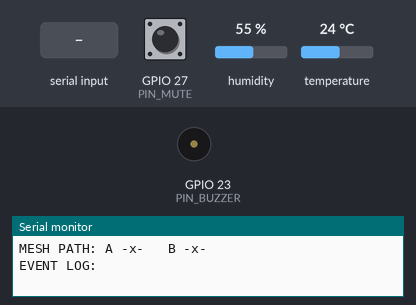
Bench run of a sketch on a simulated ESP32. On the bench: buzzer (waves = sounding, pin HIGH), the last lines printed to the serial monitor. The test bench sets the inputs (shaded band); at power-on: GPIO 27 (PIN_MUTE) HIGH, humidity 55 %, temperature 24 °C.

Above: at 1.2 s.
1.3 s: "k" received over Serial
At 10.35 s:
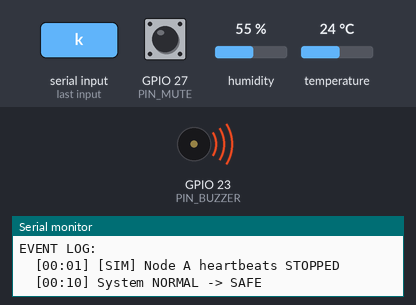
11.2 s: GPIO 27 (PIN_MUTE) pulled LOW for 0.15 s
13.5 s: "K" received over Serial
Timing chart, 0 to 16.5 s (numbered marks = the images above; inputs shaded):
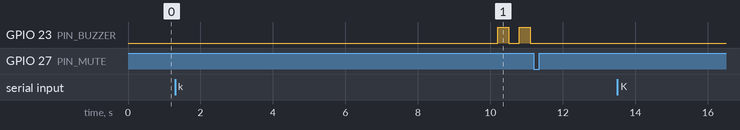

Measured:
- after the input at 11.2 s, GPIO 23 (PIN_BUZZER): stops changing and stays LOW

The sketch:

node_c.ino
```cpp
// Node C: Gateway and monitor
// Sensor:  DHT11 temperature and humidity (GPIO 4, 3.3 V)
// Outputs: buzzer (GPIO 23) and the serial dashboard over USB
// Input:   mute button (GPIO 27, to GND)
// Mesh:    ESP-NOW flood with TTL, JSON heartbeat every 2 s
// Libraries: ArduinoJson (v7), "DHT sensor library" and "Adafruit Unified Sensor" (Adafruit)
//
// Fail-safe: the buzzer alarms by itself when Node A or B is lost or reports SAFE.
// It does not wait for any command. The mute button silences it until the
// system returns to NORMAL.

#include <WiFi.h>
#include <esp_now.h>
#include <esp_wifi.h>
#include <ArduinoJson.h>
#include <DHT.h>

const char MY_ID = 'C';
const uint8_t WIFI_CHANNEL = 1;        // placeholder, must match every node
const uint8_t TTL_START = 2;
const uint32_t HEARTBEAT_MS = 2000;
const uint32_t LATE_MS = 4000;
const uint32_t LOST_MS = 6000;
const uint32_t STARTUP_GRACE_MS = 10000;
const uint32_t SENSE_MS = 2000;        // DHT11 needs at least 1 s between reads
const uint32_t PRINT_MS = 1000;

// Pins
const int PIN_DHT = 4;                 // DHT11 data pin (bare 4-pin part: 10k pull-up to 3.3 V)
const int PIN_BUZZER = 23;
const int PIN_MUTE = 27;

const bool BUZZER_ACTIVE = true;       // false for a passive buzzer
DHT dht(PIN_DHT, DHT11);

// true: A and C ignore each other's direct frames, so A <-> C goes through B.
// Set the same on Node A. Needed to demonstrate multi-hop on one desk.
const bool FORCE_LINE = true;

// TEST MODE: Node C also pretends to be Node A, so B and C can be tested without
// the real Node A. Set to false when the real Node A is on the mesh.
// Serial monitor command: type k to stop or resume the fake Node A heartbeats.
const bool SIM_NODE_A = true;

const char* ZONES[3] = {"Source", "Distribution", "Gateway"};
const uint8_t BCAST[6] = {0xFF, 0xFF, 0xFF, 0xFF, 0xFF, 0xFF};

enum State { NORMAL, DEGRADED, SAFE };
const char* STATE_NAMES[] = {"NORMAL", "DEGRADED", "SAFE"};

struct Peer {
  bool everHeard = false;
  bool lost = false;
  bool leak = false;
  uint32_t lastHeard = 0;
  uint32_t lastSeq = 0;
  uint32_t lastUp = 0;
  int level = -1;
  char via = '?';
  char st[10] = "?";
  char pump[4] = "-";
  char valve[7] = "-";
};
Peer peers[3];  // 0 = A, 1 = B, 2 = C (self)

struct RxMsg {
  uint8_t data[200];
  int len;
};
QueueHandle_t rxQueue;

const int LOG_N = 6;
char logBuf[LOG_N][64];
int logCount = 0;

State sysState = NORMAL;
bool zoneSource = false, zoneDist = false;
bool muted = false;
float tempC = NAN, humPct = NAN;
int dhtFails = 0;
uint32_t mySeq = 0;
uint32_t lastBeat = 0, lastPrint = 0, lastSense = 0;

int idx(char c) { return c - 'A'; }

void copyStr(char* dst, size_t n, const char* src) {
  strncpy(dst, src, n - 1);
  dst[n - 1] = 0;
}

// Event log is a ring buffer shown on every dashboard refresh.
void logEvent(const char* text) {
  uint32_t s = millis() / 1000;
  snprintf(logBuf[logCount % LOG_N], sizeof(logBuf[0]), "[%02u:%02u] %s",
           (unsigned)(s / 60), (unsigned)(s % 60), text);
  logCount++;
}

// ---------- Sensor ----------
void readSensor() {
  float t = dht.readTemperature();
  float h = dht.readHumidity();
  if (isnan(t) || isnan(h)) {
    if (dhtFails < 100) dhtFails++;
    if (dhtFails == 3) logEvent("DHT11 read failing, check wiring");
    return;  // keep the last good values
  }
  if (dhtFails >= 3) logEvent("DHT11 reading again");
  dhtFails = 0;
  tempC = t;
  humPct = h;
}

// ---------- Mesh ----------
void sendDoc(JsonDocument& doc) {
  char buf[200];
  size_t n = serializeJson(doc, buf, sizeof(buf));
  esp_now_send(BCAST, (uint8_t*)buf, n);
}

void sendHeartbeat() {
  char idStr[2] = {MY_ID, 0};
  JsonDocument doc;
  doc["id"] = idStr;
  doc["zone"] = ZONES[idx(MY_ID)];
  doc["seq"] = ++mySeq;
  doc["up"] = millis() / 1000;
  doc["ttl"] = TTL_START;
  doc["via"] = idStr;
  if (!isnan(tempC)) {
    doc["temp"] = (int)round(tempC);
    doc["hum"] = (int)round(humPct);
  }
  doc["st"] = STATE_NAMES[sysState];
  sendDoc(doc);
}

#if defined(ESP_ARDUINO_VERSION_MAJOR) && ESP_ARDUINO_VERSION_MAJOR >= 3
void onRecv(const esp_now_recv_info_t* info, const uint8_t* data, int len) {
#else
void onRecv(const uint8_t* mac, const uint8_t* data, int len) {
#endif
  if (len <= 0 || len > 200) return;
  RxMsg m;
  memcpy(m.data, data, len);
  m.len = len;
  xQueueSend(rxQueue, &m, 0);
}

bool peerAlive(int i) {
  return peers[i].everHeard && (millis() - peers[i].lastHeard) < LOST_MS;
}

bool peerLate(int i) {
  return peerAlive(i) && (millis() - peers[i].lastHeard) > LATE_MS;
}

void handleMsg(const RxMsg& m) {
  JsonDocument doc;
  if (deserializeJson(doc, (const char*)m.data, m.len)) return;

  const char* idc = doc["id"] | "?";
  char origin = idc[0];
  if (origin < 'A' || origin > 'C' || origin == MY_ID) return;

  const char* viac = doc["via"] | "?";
  char via = viac[0];
  if (FORCE_LINE && origin == 'A' && via == 'A') return;  // pretend A is out of range

  uint32_t seq = doc["seq"] | 0;
  uint32_t up = doc["up"] | 0;
  Peer& p = peers[idx(origin)];

  bool firstTime = !p.everHeard;
  bool rebooted = !firstTime && up < p.lastUp;
  if (!firstTime && !rebooted && seq <= p.lastSeq) return;  // duplicate or old

  const char* st = doc["st"] | "?";
  bool leakNow = (doc["leak"] | 0) != 0;
  char msg[64];

  if (firstTime) {
    snprintf(msg, sizeof(msg), "Node %c joined, reached via %c", origin, via);
    logEvent(msg);
  } else {
    if (p.lost) {
      snprintf(msg, sizeof(msg), "Node %c back, zone %s", origin, ZONES[idx(origin)]);
      logEvent(msg);
    }
    if (strcmp(p.st, st) != 0) {
      snprintf(msg, sizeof(msg), "Node %c reports %s", origin, st);
      logEvent(msg);
    }
    if (leakNow != p.leak) {
      snprintf(msg, sizeof(msg), leakNow ? "Leak reported, zone %s flagged" : "Leak cleared in zone %s",
               ZONES[idx(origin)]);
      logEvent(msg);
    }
  }

  p.everHeard = true;
  p.lost = false;
  p.leak = leakNow;
  p.lastHeard = millis();
  p.lastSeq = seq;
  p.lastUp = up;
  p.level = doc["lvl"] | -1;
  p.via = via;
  copyStr(p.st, sizeof(p.st), st);
  copyStr(p.pump, sizeof(p.pump), doc["pump"] | "-");
  copyStr(p.valve, sizeof(p.valve), doc["valve"] | "-");

  int ttl = doc["ttl"] | 0;
  if (ttl > 0) {
    char meStr[2] = {MY_ID, 0};
    doc["ttl"] = ttl - 1;
    doc["via"] = meStr;
    sendDoc(doc);
  }
}

void checkTimeouts() {
  for (int i = 0; i < 2; i++) {  // only A and B
    Peer& p = peers[i];
    if (p.everHeard && !p.lost && millis() - p.lastHeard > LOST_MS) {
      p.lost = true;
      char msg[56];
      snprintf(msg, sizeof(msg), "Node %c LOST, zone %s flagged", 'A' + i, ZONES[i]);
      logEvent(msg);
    }
  }
}

// ---------- Test mode: fake Node A ----------
bool simAStopped = false;
bool simPump = false;
uint32_t simSeqA = 0;
uint32_t lastSimBeat = 0;

// Sends a real JSON heartbeat as Node A. Node B hears it and forwards it, so C
// receives it back through B, which also shows the multi-hop path.
void simNodeA() {
  if (!SIM_NODE_A || simAStopped) return;
  if (millis() - lastSimBeat < HEARTBEAT_MS) return;
  lastSimBeat = millis();

  // Mirrors Node A's pump rule: follow Node B's tank level with hysteresis.
  int bl = peers[1].level;
  if (!peerAlive(1)) simPump = false;
  else if (bl >= 80) simPump = false;
  else if (bl >= 0 && bl < 30) simPump = true;

  JsonDocument doc;
  doc["id"] = "A";
  doc["zone"] = ZONES[0];
  doc["seq"] = ++simSeqA;
  doc["up"] = millis() / 1000;
  doc["ttl"] = TTL_START;
  doc["via"] = "A";
  doc["lvl"] = 70;
  doc["pump"] = simPump ? "ON" : "OFF";
  doc["st"] = peerAlive(1) ? "NORMAL" : "SAFE";
  sendDoc(doc);
}

void checkSimCommands() {
  while (Serial.available()) {
    char c = Serial.read();
    if (SIM_NODE_A && (c == 'k' || c == 'K')) {
      simAStopped = !simAStopped;
      logEvent(simAStopped ? "[SIM] Node A heartbeats STOPPED" : "[SIM] Node A heartbeats RESUMED");
    }
  }
}

// ---------- System state ----------
bool missing(int i) {
  return !peerAlive(i) && (peers[i].everHeard || millis() > STARTUP_GRACE_MS);
}

bool reports(int i, const char* s) {
  return peers[i].everHeard && strcmp(peers[i].st, s) == 0;
}

void updateSystem() {
  zoneSource = missing(0) || reports(0, "SAFE");
  zoneDist = missing(1) || reports(1, "SAFE");

  State next = NORMAL;
  if (peerLate(0) || peerLate(1) || reports(0, "DEGRADED") || reports(1, "DEGRADED")) next = DEGRADED;
  if (zoneSource || zoneDist) next = SAFE;

  if (next != sysState) {
    char msg[56];
    snprintf(msg, sizeof(msg), "System %s -> %s", STATE_NAMES[sysState], STATE_NAMES[next]);
    sysState = next;
    logEvent(msg);
  }
  if (sysState != SAFE) muted = false;  // re-arm for the next fault
}

// ---------- Buzzer and mute ----------
void checkMute() {
  static bool last = false;
  static uint32_t changed = 0;
  bool down = digitalRead(PIN_MUTE) == LOW;
  if (down != last && millis() - changed > 40) {
    changed = millis();
    last = down;
    if (down && sysState == SAFE && !muted) {
      muted = true;
      logEvent("Operator muted the buzzer");
    }
  }
}

void buzzerTick() {
  bool alarm = (sysState == SAFE) && !muted;
  bool beepPhase = (millis() / 300) % 2 == 0;
  if (!alarm || !beepPhase) {
    digitalWrite(PIN_BUZZER, LOW);
    return;
  }
  if (BUZZER_ACTIVE) {
    digitalWrite(PIN_BUZZER, HIGH);
    return;
  }
  static uint32_t t = 0;
  static bool lvl = false;
  if (micros() - t >= 500) {  // about 1 kHz square wave
    t = micros();
    lvl = !lvl;
    digitalWrite(PIN_BUZZER, lvl);
  }
}

// ---------- Dashboard (serial monitor) ----------
void printPeerLine(int i) {
  Peer& p = peers[i];
  if (!p.everHeard) {
    Serial.printf(" %c %-13s WAITING\n", 'A' + i, ZONES[i]);
    return;
  }
  Serial.printf(" %c %-13s %s last %4.1fs  level %3d%%  state %-8s", 'A' + i, ZONES[i],
                peerAlive(i) ? "ALIVE" : "LOST ", (millis() - p.lastHeard) / 1000.0, p.level, p.st);
  if (i == 0) Serial.printf("  pump %s", p.pump);
  if (i == 1) Serial.printf("  valve %s  leak %s", p.valve, p.leak ? "YES" : "NO");
  Serial.printf("  via %c\n", p.via);
}

void printDashboard() {
  uint32_t s = millis() / 1000;
  Serial.printf("\n==== [%02u:%02u] GATEWAY DASHBOARD ====\n", (unsigned)(s / 60), (unsigned)(s % 60));
  Serial.printf("SYSTEM STATE: %s   buzzer: %s\n", STATE_NAMES[sysState],
                sysState != SAFE ? "OFF" : (muted ? "MUTED" : "ON"));
  if (zoneSource || zoneDist) {
    Serial.printf("AFFECTED ZONE: %s%s%s\n", zoneSource ? "Source" : "",
                  (zoneSource && zoneDist) ? " and " : "", zoneDist ? "Distribution" : "");
  }
  printPeerLine(0);
  printPeerLine(1);
  if (isnan(tempC)) Serial.printf(" C %-13s ALIVE (self)  DHT11 no reading yet\n", ZONES[2]);
  else Serial.printf(" C %-13s ALIVE (self)  temp %.1f C  humidity %.0f%%%s\n", ZONES[2], tempC, humPct,
                     dhtFails >= 3 ? "  (stale)" : "");

  Serial.print("MESH PATH: ");
  if (peerAlive(0)) Serial.print(peers[0].via == 'B' ? "A -> B -> C" : "A -> C (direct)");
  else Serial.print("A -x-");
  Serial.print("   ");
  if (peerAlive(1)) Serial.print(peers[1].via == 'A' ? "B -> A -> C" : "B -> C (direct)");
  else Serial.print("B -x-");
  Serial.println();

  Serial.println("EVENT LOG:");
  int n = min(logCount, LOG_N);
  for (int k = 0; k < n; k++) {
    Serial.printf("  %s\n", logBuf[(logCount - n + k) % LOG_N]);
  }
}

// ---------- Arduino ----------
void setup() {
  Serial.begin(115200);
  dht.begin();
  pinMode(PIN_BUZZER, OUTPUT);
  digitalWrite(PIN_BUZZER, LOW);
  pinMode(PIN_MUTE, INPUT_PULLUP);

  WiFi.mode(WIFI_STA);
  WiFi.disconnect();
  esp_wifi_set_channel(WIFI_CHANNEL, WIFI_SECOND_CHAN_NONE);

  if (esp_now_init() != ESP_OK) {
    Serial.println("ESP-NOW init failed");
    while (true) delay(1000);
  }
  rxQueue = xQueueCreate(8, sizeof(RxMsg));
  esp_now_register_recv_cb(onRecv);

  esp_now_peer_info_t peer = {};
  memcpy(peer.peer_addr, BCAST, 6);
  peer.channel = WIFI_CHANNEL;
  peer.encrypt = false;  // add a PMK/LMK later, keep them as placeholders in shared code
  esp_now_add_peer(&peer);

  Serial.printf("Node %c up, zone %s\n", MY_ID, ZONES[idx(MY_ID)]);
  if (SIM_NODE_A) Serial.println("TEST MODE: this board also sends fake Node A heartbeats. Type k to stop or resume them.");
}

void loop() {
  RxMsg m;
  while (xQueueReceive(rxQueue, &m, 0) == pdTRUE) handleMsg(m);

  uint32_t now = millis();
  if (now - lastSense >= SENSE_MS) {
    lastSense = now;
    readSensor();
  }
  simNodeA();
  checkSimCommands();
  checkTimeouts();
  updateSystem();
  checkMute();
  buzzerTick();

  if (now - lastBeat >= HEARTBEAT_MS) {
    lastBeat = now;
    sendHeartbeat();
  }
  if (now - lastPrint >= PRINT_MS) {
    lastPrint = now;
    printDashboard();
  }
}
```
